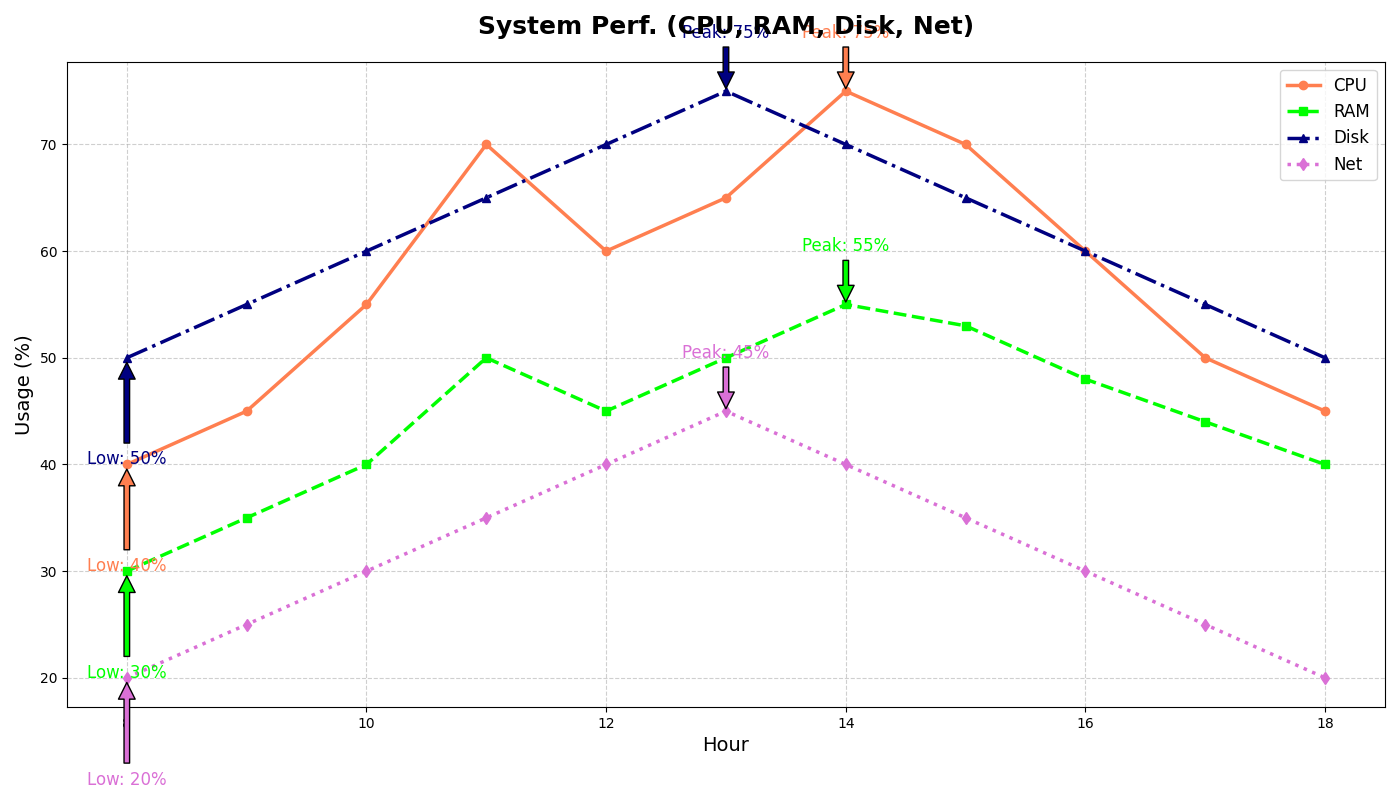

Write Python code to recreate this figure.
import matplotlib.pyplot as plt
import numpy as np

hours = np.array([8, 9, 10, 11, 12, 13, 14, 15, 16, 17, 18])

cpu_usage = np.array([40, 45, 55, 70, 60, 65, 75, 70, 60, 50, 45])
ram_usage = np.array([30, 35, 40, 50, 45, 50, 55, 53, 48, 44, 40])
disk_usage = np.array([50, 55, 60, 65, 70, 75, 70, 65, 60, 55, 50])
network_usage = np.array([20, 25, 30, 35, 40, 45, 40, 35, 30, 25, 20])

fig, ax = plt.subplots(figsize=(14, 8))

ax.plot(hours, cpu_usage, label='CPU', color='coral', marker='o', linestyle='-', linewidth=2.5)
ax.plot(hours, ram_usage, label='RAM', color='lime', marker='s', linestyle='--', linewidth=2.5)
ax.plot(hours, disk_usage, label='Disk', color='navy', marker='^', linestyle='-.', linewidth=2.5)
ax.plot(hours, network_usage, label='Net', color='orchid', marker='d', linestyle=':', linewidth=2.5)

ax.set_title("System Perf. (CPU, RAM, Disk, Net)", fontsize=18, fontweight='bold', pad=20)
ax.set_xlabel("Hour", fontsize=14)
ax.set_ylabel("Usage (%)", fontsize=14)
ax.grid(True, linestyle='--', alpha=0.6)

ax.legend(loc='upper right', fontsize=12)

for usage, label, color in zip(
    [cpu_usage, ram_usage, disk_usage, network_usage],
    ['CPU', 'RAM', 'Disk', 'Net'],
    ['coral', 'lime', 'navy', 'orchid']
):
    peak_hour = hours[np.argmax(usage)]
    peak_value = np.max(usage)
    ax.annotate(f'Peak: {peak_value}%', xy=(peak_hour, peak_value), xytext=(peak_hour, peak_value+5),
                arrowprops=dict(facecolor=color, shrink=0.05), fontsize=12, color=color, ha='center')

    low_hour = hours[np.argmin(usage)]
    low_value = np.min(usage)
    ax.annotate(f'Low: {low_value}%', xy=(low_hour, low_value), xytext=(low_hour, low_value-10),
                arrowprops=dict(facecolor=color, shrink=0.05), fontsize=12, color=color, ha='center')

plt.tight_layout()
plt.show()
